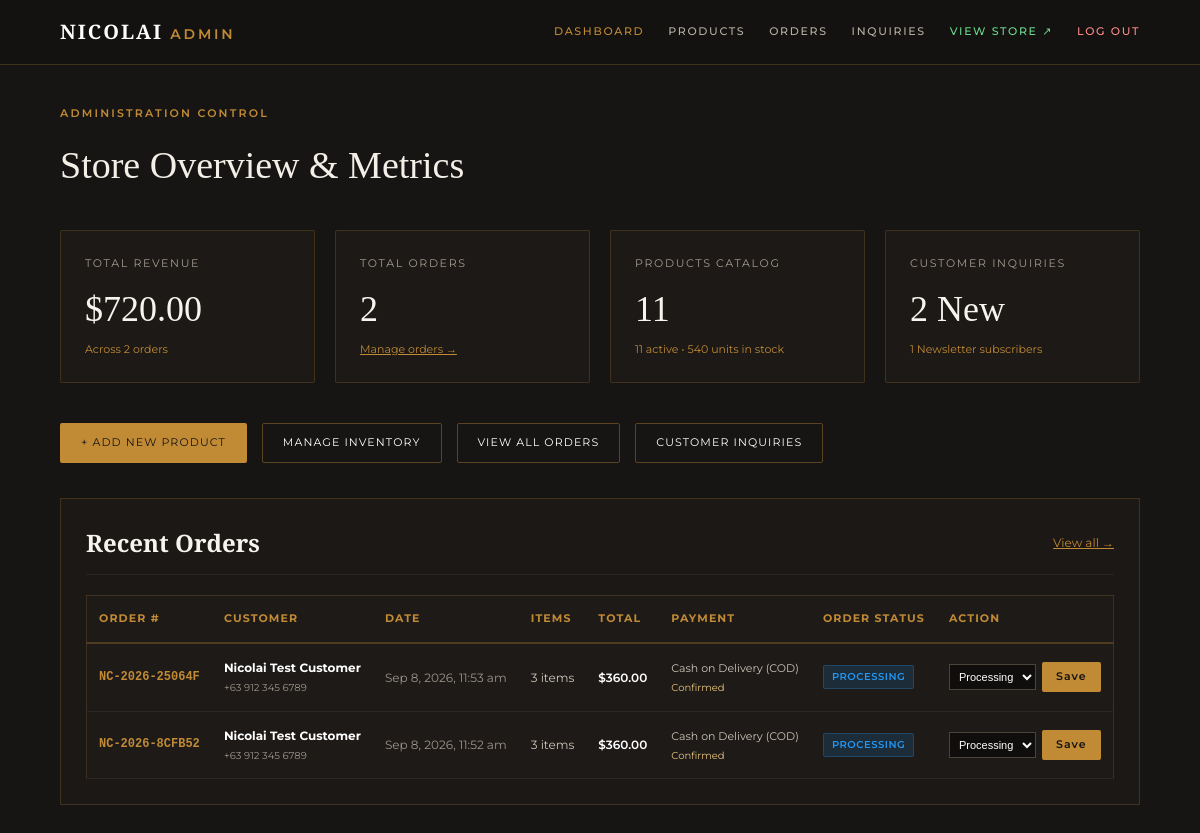
/admin/index.php (signed in), run on the app's committed database.
### tables this page shows
CREATE TABLE `orders` (
  `id` int(11) NOT NULL AUTO_INCREMENT,
  `order_number` varchar(32) NOT NULL,
  `user_id` int(11) DEFAULT NULL,
  `customer_name` varchar(100) NOT NULL,
  `customer_email` varchar(191) NOT NULL,
  `customer_phone` varchar(50) NOT NULL,
  `shipping_address` text NOT NULL,
  `city` varchar(100) NOT NULL,
  `postal_code` varchar(30) NOT NULL,
  `country` varchar(100) NOT NULL DEFAULT 'Philippines',
  `subtotal` decimal(10,2) NOT NULL,
  `shipping_fee` decimal(10,2) NOT NULL DEFAULT 0.00,
  `total_amount` decimal(10,2) NOT NULL,
  `payment_method` varchar(50) NOT NULL,
  `payment_status` enum('Pending','Confirmed','Paid','Failed') NOT NULL DEFAULT 'Pending',
  `order_status` enum('Pending','Processing','Shipped','Delivered','Cancelled') NOT NULL DEFAULT 'Pending',
  `notes` text DEFAULT NULL,
  `created_at` datetime NOT NULL DEFAULT current_timestamp(),
  `updated_at` datetime NOT NULL DEFAULT current_timestamp() ON UPDATE current_timestamp(),
  PRIMARY KEY (`id`),
  UNIQUE KEY `order_number` (`order_number`),
  KEY `idx_order_user` (`user_id`),
  KEY `idx_order_status` (`order_status`),
  CONSTRAINT `fk_order_user` FOREIGN KEY (`user_id`) REFERENCES `users` (`id`) ON DELETE SET NULL
);

CREATE TABLE `order_items` (
  `id` int(11) NOT NULL AUTO_INCREMENT,
  `order_id` int(11) NOT NULL,
  `product_id` varchar(64) NOT NULL,
  `product_name` varchar(150) NOT NULL,
  `product_image` varchar(255) NOT NULL,
  `color` varchar(50) NOT NULL,
  `size` varchar(20) NOT NULL,
  `quantity` int(11) NOT NULL,
  `unit_price` decimal(10,2) NOT NULL,
  `line_total` decimal(10,2) NOT NULL,
  PRIMARY KEY (`id`),
  KEY `fk_order_item` (`order_id`),
  CONSTRAINT `fk_order_item` FOREIGN KEY (`order_id`) REFERENCES `orders` (`id`) ON DELETE CASCADE
);

### function.php (called while the page is built, shortened)
<?php
function e(?string $value): string {
    return htmlspecialchars((string)$value, ENT_QUOTES, 'UTF-8');
}
function format_price(float|string $price): string {
    $num = is_numeric($price) ? (float)$price : (float)preg_replace('/[^0-9.]/', '', (string)$price);
    return '$' . number_format($num, 2);
}

### admin/index.php (the view, shortened to what this page needs)
<?php
require __DIR__ . '/includes/admin_header.php';
$pdo = get_db();
$totalProducts = (int)$pdo->query("SELECT COUNT(*) FROM `products`")->fetchColumn();
$activeProducts = (int)$pdo->query("SELECT COUNT(*) FROM `products` WHERE `is_active` = 1")->fetchColumn();
$totalStock = (int)$pdo->query("SELECT SUM(`stock_quantity`) FROM `products`")->fetchColumn();
$totalOrders = (int)$pdo->query("SELECT COUNT(*) FROM `orders`")->fetchColumn();
$totalRevenue = (float)$pdo->query("SELECT SUM(`total_amount`) FROM `orders` WHERE `order_status` != 'Cancelled'")->fetchColumn();
$unreadMessages = (int)$pdo->query("SELECT COUNT(*) FROM `contact_messages` WHERE `status` = 'New'")->fetchColumn();
$subscribers = (int)$pdo->query("SELECT COUNT(*) FROM `newsletter_subscribers`")->fetchColumn();
$stmtRecent = $pdo->query("SELECT * FROM `orders` ORDER BY `created_at` DESC LIMIT 6");
$recentOrders = $stmtRecent->fetchAll();
foreach ($recentOrders as &$o) {
    $stmtIt = $pdo->prepare("SELECT * FROM `order_items` WHERE `order_id` = ?");
    $stmtIt->execute([$o['id']]);
    $o['items'] = $stmtIt->fetchAll();
}
?>
<div style="margin-bottom: 35px;">
  <p class="eyebrow" style="color: var(--gold); letter-spacing: 0.2em; font-size: 11px;">ADMINISTRATION CONTROL</p>
  <h1 style="font-family: 'Cormorant Garamond', serif; font-size: 38px; margin: 6px 0 0; font-weight: 500;">Store Overview &amp; Metrics</h1>
</div>
<div style="display: grid; grid-template-columns: repeat(auto-fit, minmax(220px, 1fr)); gap: 20px; margin-bottom: 40px;">
  <div class="stat-card">
    <span>TOTAL REVENUE</span>
    <strong><?= format_price($totalRevenue) ?></strong>
    <small>Across <?= $totalOrders ?> orders</small>
  </div>
  <div class="stat-card">
    <span>TOTAL ORDERS</span>
    <strong><?= $totalOrders ?></strong>
    <small><a href="orders.php" style="color:var(--gold); text-decoration:underline;">Manage orders &rarr;</a></small>
  </div>
  <div class="stat-card">
    <span>PRODUCTS CATALOG</span>
    <strong><?= $totalProducts ?></strong>
    <small><?= $activeProducts ?> active &bull; <?= $totalStock ?> units in stock</small>
  </div>
  <div class="stat-card">
    <span>CUSTOMER INQUIRIES</span>
    <strong><?= $unreadMessages ?> New</strong>
    <small><?= $subscribers ?> Newsletter subscribers</small>
  </div>
</div>
<div style="display: flex; gap: 15px; margin-bottom: 35px; flex-wrap: wrap;">
  <a href="products.php#new" class="btn btn-gold btn-sm" style="padding: 10px 20px;">+ ADD NEW PRODUCT</a>
  <a href="products.php" class="btn btn-outline btn-sm" style="border: 1px solid rgba(193,138,53,0.4); color: #fff; padding: 10px 20px;">MANAGE INVENTORY</a>
  <a href="orders.php" class="btn btn-outline btn-sm" style="border: 1px solid rgba(193,138,53,0.4); color: #fff; padding: 10px 20px;">VIEW ALL ORDERS</a>
  <a href="messages.php" class="btn btn-outline btn-sm" style="border: 1px solid rgba(193,138,53,0.4); color: #fff; padding: 10px 20px;">CUSTOMER INQUIRIES</a>
</div>
<div style="background: rgba(30, 27, 24, 0.7); border: 1px solid rgba(193, 138, 53, 0.22); padding: 25px; margin-bottom: 40px;">
  <div style="display: flex; justify-content: space-between; align-items: center; margin-bottom: 20px; border-bottom: 1px solid rgba(255,255,255,0.06); padding-bottom: 12px;">
    <h3 style="font-family: 'Cormorant Garamond', serif; font-size: 24px; margin: 0; color: #f6f4ef;">Recent Orders</h3>
    <a href="orders.php" style="color: var(--gold); font-size: 12px; text-decoration: underline;">View all &rarr;</a>
  </div>
  <?php if (empty($recentOrders)): ?>
    <p style="color: #9c9489; text-align: center; padding: 30px;">No customer orders placed yet.</p>
  <?php else: ?>
    <div style="overflow-x: auto;">
      <table class="admin-table">
        <thead>
          <tr>
            <th>ORDER #</th>
            <th>CUSTOMER</th>
            <th>DATE</th>
            <th>ITEMS</th>
            <th>TOTAL</th>
            <th>PAYMENT</th>
            <th>ORDER STATUS</th>
            <th>ACTION</th>
          </tr>
        </thead>
        <tbody>
          <?php foreach ($recentOrders as $ro): ?>
            <?php
              $badgeClass = match($ro['order_status']) {
                'Processing' => 'badge-processing',
                'Shipped' => 'badge-shipped',
                'Delivered' => 'badge-delivered',
                'Cancelled' => 'badge-cancelled',
                default => 'badge-pending',
              };
              $itemCount = array_reduce($ro['items'], fn($sum, $i) => $sum + $i['quantity'], 0);
            ?>
            <tr>
              <td style="font-family: monospace; font-weight: 600; color: var(--gold);">
                <?= e($ro['order_number']) ?>
              </td>
              <td>
                <strong style="display:block; color: #fff;"><?= e($ro['customer_name']) ?></strong>
                <small style="color: #9c9489;"><?= e($ro['customer_phone']) ?></small>
              </td>
              <td style="color: #9c9489;">
                <?= date('M j, Y, g:i a', strtotime($ro['created_at'])) ?>
              </td>
              <td>
                <?= $itemCount ?> item<?= $itemCount > 1 ? 's' : '' ?>
              </td>
              <td style="font-weight: 600; color: #fff;">
                <?= format_price($ro['total_amount']) ?>
              </td>
              <td>
                <span style="font-size: 11px;"><?= e($ro['payment_method']) ?></span><br>
                <small style="color: #e8c37d;"><?= e($ro['payment_status']) ?></small>
              </td>
              <td>
                <span class="badge <?= $badgeClass ?>"><?= strtoupper(e($ro['order_status'])) ?></span>
              </td>
              <td>
                <form method="post" style="display: flex; gap: 6px; align-items: center;">
                  <select name="status" style="background: rgba(15,13,12,0.9); border: 1px solid #4a433a; color: #fff; font-size: 11px; padding: 5px;">
                    <option value="Processing" <?= $ro['order_status'] === 'Processing' ? 'selected' : '' ?>>Processing</option>
                  </select>
                  <button type="submit" class="btn-sm" style="background: var(--gold); border: none; color: #171513; font-weight: 600; cursor: pointer;">Save</button>
                </form>
              </td>
            </tr>
          <?php endforeach; ?>
        </tbody>
      </table>
    </div>
  <?php endif; ?>
</div>
</main>
</body>
</html>

### css/style.css (style rules this page uses)
:root { --ink:#171513;--ink2:#211d19;--paper:#f3efe7;--line:#b9ad9b;--gold:#c18a35;--muted:#9e968b;--cream:#ded5c5;--max:1280px }
* { box-sizing:border-box }
html { scroll-behavior:smooth }
body { margin:0;background:var(--paper);color:var(--ink);font-family:Montserrat,Arial,sans-serif;font-size:12px;line-height:1.6 }
a { color:inherit;text-decoration:none }
button,input,textarea { font:inherit }
button { cursor:pointer }
.eyebrow { font-size:9px;letter-spacing:.3em;color:var(--gold);margin:0 0 12px;font-weight:600 }
.btn { display:inline-flex;align-items:center;justify-content:center;min-height:38px;padding:0 23px;border:1px solid transparent;font-size:9px;letter-spacing:.15em }
.btn-gold { background:var(--gold);color:#171513 }
.btn-outline { border-color:var(--gold);color:var(--gold) }
.main-nav a, .brand, .menu-toggle, .text-link, .btn, .buy-now, .arrival-card, .collection-grid a, .thumb, .swatch, .sizes button, .quantity > button, .accordions summary, .site-footer a, .subscribe button, .socials a { transition: color .25s ease, background-color .25s ease, border-color .25s ease, transform .25s ease, box-shadow .25s ease; }

### admin/includes/admin_header.php (style rules this page uses)
.admin-shell { min-height: 100vh; background-color: var(--ink); color: var(--paper); display: flex; flex-direction: column; }
.stat-card { background: rgba(30, 27, 24, 0.85); border: 1px solid rgba(193, 138, 53, 0.22); padding: 24px; border-radius: 2px; }
.stat-card span { display: block; font-size: 11px; color: #a39b90; letter-spacing: 0.15em; margin-bottom: 8px; }
.stat-card strong { display: block; font-family: 'Cormorant Garamond', serif; font-size: 36px; color: #f6f4ef; font-weight: 500; }
.stat-card small { color: var(--gold); font-size: 11px; }
.admin-table { width: 100%; border-collapse: collapse; font-size: 12px; text-align: left; background: rgba(30, 27, 24, 0.75); border: 1px solid rgba(193, 138, 53, 0.2); }
.admin-table th { padding: 14px 12px; border-bottom: 2px solid rgba(193, 138, 53, 0.3); color: var(--gold); font-size: 11px; letter-spacing: 0.1em; }
.admin-table td { padding: 14px 12px; border-bottom: 1px solid rgba(255, 255, 255, 0.06); color: #cfc6b7; }
.badge { display: inline-block; padding: 3px 8px; border-radius: 2px; font-size: 10px; font-weight: 600; letter-spacing: 0.05em; }
.badge-processing { background: rgba(33, 150, 243, 0.15); color: #2196f3; border: 1px solid #2196f340; }
.btn-sm { padding: 6px 14px; font-size: 11px; letter-spacing: 0.1em; text-decoration: none; display: inline-block; border-radius: 2px; }

### data on the page
orders: order_number "NC-2026-25064F", customer_name "Nicolai Test Customer", customer_phone "+63 912 345 6789", created_at "Sep 8, 2026, 11:53 am", total_amount "$360.00", payment_method "Cash on Delivery (COD)", payment_status "Confirmed", order_status "PROCESSING", status "Processing"
order_items: quantity "3"
orders: order_number "NC-2026-8CFB52", customer_name "Nicolai Test Customer", customer_phone "+63 912 345 6789", created_at "Sep 8, 2026, 11:52 am", total_amount "$360.00", payment_method "Cash on Delivery (COD)", payment_status "Confirmed", order_status "PROCESSING", status "Processing"
order_items: quantity "3"

### other printed values
format_price($totalRevenue) "$720.00"
$totalOrders "2"
$totalProducts "11"
$activeProducts "11"
$totalStock "540"
$unreadMessages "2"
$subscribers "1"
